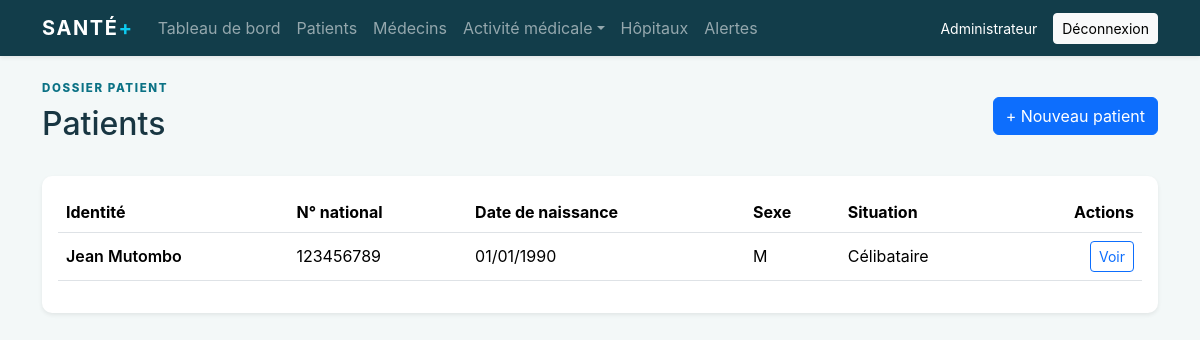
The app's page /?page=patients (signed in) with its own data.
### tables this page shows
CREATE TABLE patients (id INT AUTO_INCREMENT PRIMARY KEY, userId VARCHAR(30) NOT NULL UNIQUE, numero_national VARCHAR(100) NOT NULL UNIQUE, nom VARCHAR(100) NOT NULL, prenom VARCHAR(100) NOT NULL, date_naissance DATE NOT NULL, lieu_naissance VARCHAR(150) NOT NULL, sexe VARCHAR(30) NOT NULL, situation_matrimoniale VARCHAR(50) NOT NULL, createdAt DATETIME NOT NULL DEFAULT CURRENT_TIMESTAMP);

### app/Controllers/PatientController.php (called while the page is built, shortened)
<?php
class PatientController
{
    public function index(): void
    {
        $patients = db()->query('SELECT * FROM patients ORDER BY createdAt DESC')->fetchAll();
        require dirname(__DIR__) . '/Views/patients/index.php';
    }
}

### public/index.php (called while the page is built, shortened)
<?php
require dirname(__DIR__) . '/config/config.php';
$page = $_GET['page'] ?? (auth() ? 'dashboard' : 'login');
$routes = [
    'login' => ['AuthController', 'login'],
    'logout' => ['AuthController', 'logout'],
    'dashboard' => ['DashboardController', 'index'],
    'patients' => ['PatientController', 'index'],
    'patient-create' => ['PatientController', 'create'],
    'patient-view' => ['PatientController', 'show'],
    'medecins' => ['MedecinController', 'index'],
    'medecin-create' => ['MedecinController', 'create'],
    'hospitals' => ['MedicalController', 'hospitals'],
    'hospital-create' => ['MedicalController', 'hospitalCreate'],
    'consultations' => ['MedicalController', 'consultations'],
    'reports' => ['MedicalController', 'reports'],
    'consultation-create' => ['MedicalController', 'consultationCreate'],
    'exams' => ['MedicalController', 'exams'],
    'exam-create' => ['MedicalController', 'examCreate'],
    'prescriptions' => ['MedicalController', 'prescriptions'],
    'prescription-create' => ['MedicalController', 'prescriptionCreate'],
    'medicaments' => ['MedicalController', 'medicaments'],
    'medicament-create' => ['MedicalController', 'medicamentCreate'],
    'deliveries' => ['MedicalController', 'deliveries'],
    'delivery-create' => ['MedicalController', 'deliveryCreate'],
    'interactions' => ['MedicalController', 'interactions'],
    'interaction-create' => ['MedicalController', 'interactionCreate'],
    'laboratories' => ['MedicalController', 'laboratories'],
    'lab-result-create' => ['MedicalController', 'labResultCreate'],
    'appointments' => ['MedicalController', 'appointments'],
    'appointment-create' => ['MedicalController', 'appointmentCreate'],
    'alerts' => ['MedicalController', 'alerts'],
    'alert-create' => ['MedicalController', 'alertCreate'],
];
[$class, $method] = $routes[$page];
$controller = new $class();
$controller->$method();

### config/config.php (called while the page is built, shortened)
<?php
function env(string $key, string $default = ''): string
{
    static $values;
    if ($values === null) {
        $values = [];
    }
    return $values[$key] ?? $_ENV[$key] ?? $default;
}
function db(): PDO
{
    static $pdo;
    if (!$pdo) {
        $dsn = 'mysql:host=' . env('DB_HOST', '127.0.0.1') . ';port=' . env('DB_PORT', '3306') . ';dbname=' . env('DB_NAME', 'sante') . ';charset=utf8mb4';
        $pdo = new PDO($dsn, env('DB_USER', 'root'), env('DB_PASS', ''), [
            PDO::ATTR_ERRMODE => PDO::ERRMODE_EXCEPTION,
            PDO::ATTR_DEFAULT_FETCH_MODE => PDO::FETCH_ASSOC,
            PDO::ATTR_EMULATE_PREPARES => false,
        ]);
    }
    return $pdo;
}
function e(?string $value): string { return htmlspecialchars($value ?? '', ENT_QUOTES, 'UTF-8'); }

### app/Views/patients/index.php (the view)
<?php $title = 'Patients | Santé+'; require dirname(__DIR__) . '/layouts/header.php'; ?><div class="d-flex justify-content-between align-items-center mb-4"><div><p class="eyebrow">DOSSIER PATIENT</p><h1 class="h2">Patients</h1></div><a class="btn btn-primary" href="/?page=patient-create">+ Nouveau patient</a></div><div class="card border-0 shadow-sm"><div class="card-body"><div class="table-responsive"><table class="table table-hover align-middle"><thead><tr><th>Identité</th><th>N° national</th><th>Date de naissance</th><th>Sexe</th><th>Situation</th><th class="text-end">Actions</th></tr></thead><tbody><?php foreach ($patients as $patient): ?><tr><td class="fw-semibold"><?= e($patient['prenom'] . ' ' . $patient['nom']) ?></td><td><?= e($patient['numero_national']) ?></td><td><?= date('d/m/Y', strtotime($patient['date_naissance'])) ?></td><td><?= e($patient['sexe']) ?></td><td><?= e($patient['situation_matrimoniale']) ?></td><td class="text-end"><a class="btn btn-sm btn-outline-primary" href="/?page=patient-view&id=<?= e((string) $patient['id']) ?>">Voir</a></td></tr><?php endforeach; if (!$patients): ?><tr><td colspan="6" class="text-center text-muted py-5">Aucun patient enregistré.</td></tr><?php endif; ?></tbody></table></div></div></div><?php require dirname(__DIR__) . '/layouts/footer.php'; ?>

### public/assets/css/app.css (style rules this page uses)
:root { --bs-primary:#0b7285;--bs-primary-rgb:11,114,133;--ink:#183642;--mist:#f3f8f8 }
body { background:var(--mist);color:var(--ink);font-family:Inter,ui-sans-serif,system-ui,-apple-system,"Segoe UI",sans-serif }
.eyebrow { color:#0b7285;font-size:.72rem;font-weight:800;letter-spacing:.14em;margin-bottom:.5rem }
.card { border-radius:10px }
.table { --bs-table-bg:transparent }

### records on screen
patients: prenom+nom "Jean Mutombo", numero_national "123456789", date_naissance "01/01/1990", sexe "M", situation_matrimoniale "Célibataire"

### other values on screen
auth()['name'] "Administrateur"
